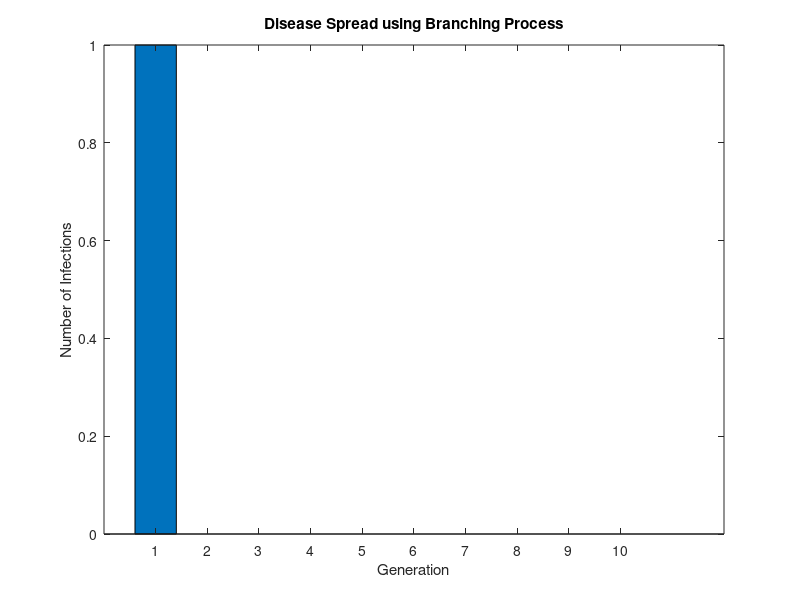

The MATLAB source for this figure:
% Parameters
numGenerations = 10;  % Number of generations to simulate
R0 = 1.5;             % Basic reproduction number
initialInfections = 1; % Number of initial infections

% Initialize arrays
numInfections = zeros(1, numGenerations);
numInfections(1) = initialInfections;

% Run the branching process
for gen = 2:numGenerations
    % Calculate the number of infections in the current generation
    currentInfections = 0;
    for i = 1:numInfections(gen-1)
        % Generate a Poisson-distributed number of new infections
        newInfections = poissrnd(R0);
        currentInfections = currentInfections + newInfections;
    end
    numInfections(gen) = currentInfections;
end

% Display the results
disp('Generation  Infections');
disp([(1:numGenerations)' numInfections']);

% Plot the results
figure;
bar(1:numGenerations, numInfections);
xlabel('Generation');
ylabel('Number of Infections');
title('Disease Spread using Branching Process');
